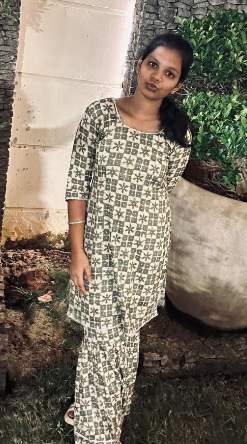
#> input picture myimage.png, 247 x 444 px
$ jupyter execute 'Untitled16 (6).ipynb'
#> lines starting #> are read from the running program, lines starting #| are printed output that depends on the picture
### EXP-3- Record-Histogram-processing
### NAME-  DEEPIKA V
### REG.NO-212224240030

[cell 1]
import cv2
import numpy as np
import matplotlib.pyplot as plt

[cell 2]
img = cv2.imread('myimage.png', cv2.IMREAD_GRAYSCALE)
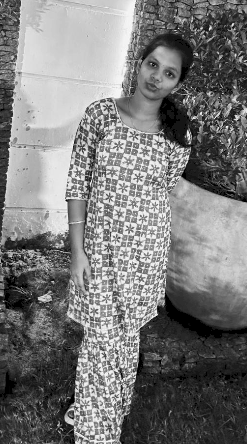
#> img: shape (444, 247); min 0, max 252, mean 122

[cell 3]
plt.imshow(img, cmap='gray')
plt.title('Original Image')
plt.show()

[cell 4]
plt.hist(img.ravel(),256,range = [0, 256]);
plt.title('Original Image')
plt.show()
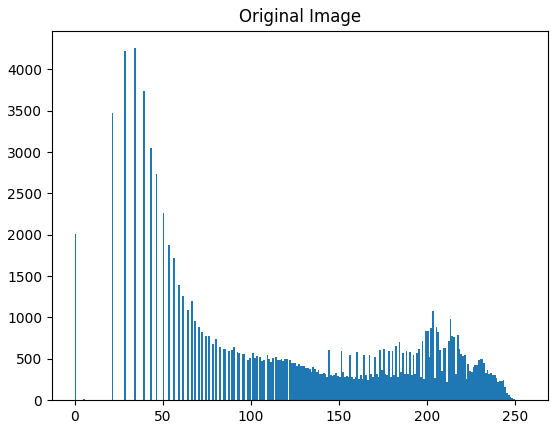
#> figure drawn by matplotlib, 1 panel; tallest bar 4255 high, from x = 34 to 35

[cell 5]
img_eq = cv2.equalizeHist(img)

[cell 6]
plt.hist(img_eq.ravel(), 256, range = [0, 256])
plt.title('Equalized Histogram')
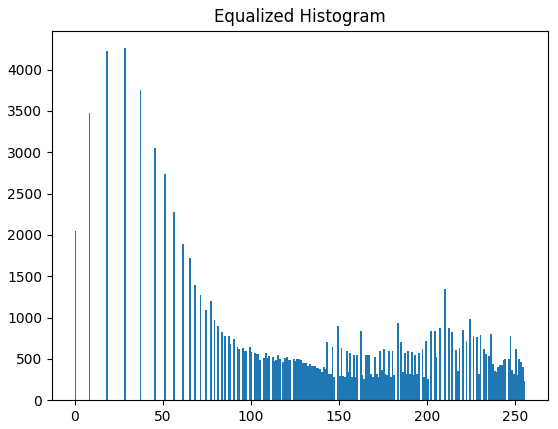
#> figure drawn by matplotlib, 1 panel; tallest bar 4258 high, from x = 28 to 29

[cell 7]
plt.imshow(img_eq, cmap='gray')
plt.title('Original Image')
plt.show()

[cell 8]
img = cv2.imread('myimage.png', cv2.IMREAD_COLOR)
#> img is the input picture: shape (444, 247, 3); mean B, G, R 105.8, 120.4, 130.4

[cell 9]
img_hsv = cv2.cvtColor(img, cv2.COLOR_BGR2HSV)
#> img_hsv: shape (444, 247, 3); mean H, S, V 24.7, 59.8, 132.3

[cell 10]
img_hsv[:,:,2] = cv2.equalizeHist(img_hsv[:, :, 2])
#> img_hsv: shape (444, 247, 3); mean H, S, V 24.7, 59.8, 128.1

[cell 11]
img_eq = cv2.cvtColor(img_hsv, cv2.COLOR_HSV2BGR)
#> img_eq: shape (444, 247, 3)

[cell 12]
plt.imshow(img_eq[:,:,::-1]); plt.title('Equalized Image');plt.show()

[cell 13]
plt.hist(img_eq.ravel(),256,range = [0, 256]); plt.title('Histogram Equalized');plt.show()
#> after `plt.hist(img_eq.ravel(), 256, range=[0, 256])`:
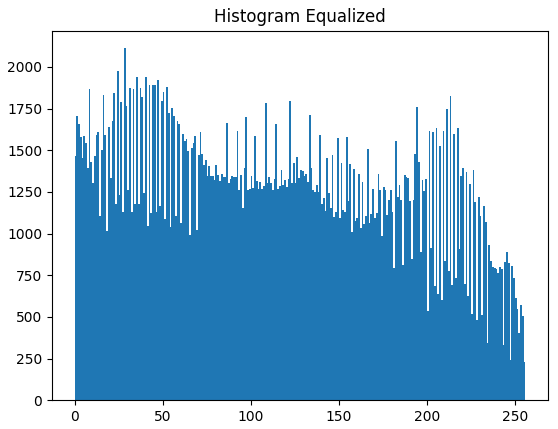
#> figure drawn by matplotlib, 1 panel; tallest bar 2112 high, from x = 28 to 29

[cell 14]
plt.figure(figsize = (20,10))
plt.subplot(221); plt.imshow(img[:, :, ::-1]); plt.title('Original Color Image')
plt.subplot(222); plt.imshow(img_eq[:, :, ::-1]); plt.title('Equalized Image')
plt.show()
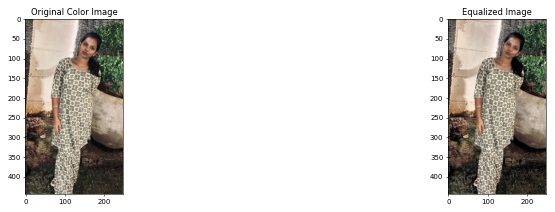
#> figure drawn by matplotlib, 2 panels

[cell 15]
plt.figure(figsize = [15,4])
plt.subplot(121); plt.hist(img.ravel(),256,range = [0, 256]); plt.title('Original Image')
plt.subplot(122); plt.hist(img_eq.ravel(),256,range = [0, 256]); plt.title('Histogram Equalized')
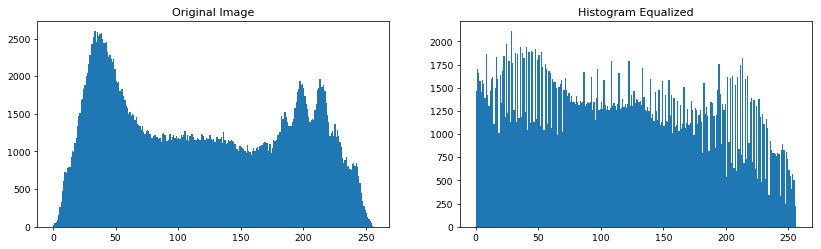
#> figure drawn by matplotlib, 2 panels; panel 1: tallest bar 2601 high, from x = 33 to 34; panel 2: tallest bar 2112 high, from x = 28 to 29
